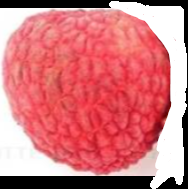
#> input picture Image_test/1.png, 188 x 189 px, given as the content of the folder ./Image_data/, which was not available
$ python TrichRut_LuuTru.py
#> lines starting #> are read from the running program, lines starting #| are printed output that depends on the picture; pictures that were not available may be replaced by others from this repository, and a replacement may not be noted
### extract_features.py
import numpy as np
from PIL import Image
from skimage.feature import local_binary_pattern, graycomatrix, graycoprops, hog
from skimage.filters import gabor
from sklearn.preprocessing import normalize
import cv2
import math

# ========== Đặc trưng HSV ==========
# Chuyển RGB sang HSV dùng hàm thủ công
def rgb_to_hsv(pixel):
    r, g, b = pixel
    r, g, b = r / 255.0, g / 255.0, b / 255.0
    v = max(r, g, b)
    delta = v - min(r, g, b)

    if delta == 0:
        h = 0
        s = 0
    else:
        s = delta / v
        if r == v:
            h = (g - b) / delta
        elif g == v:
            h = 2 + (b - r) / delta
        else:
            h = 4 + (r - g) / delta
        h = (h / 6) % 1.0

    return [int(h * 180), int(s * 255), int(v * 255)]

def covert_image_rgb_to_hsv(img):
    hsv_image = []
    for i in img:
        hsv_row = []
        for j in i:
            hsv_row.append(rgb_to_hsv(j))
        hsv_image.append(hsv_row)
    return np.array(hsv_image)

def my_calcHist(image, channels, histSize, ranges):
    hist = np.zeros(histSize, dtype=np.int64)
    for i in range(image.shape[0]):
        for j in range(image.shape[1]):
            bin_vals = [image[i, j, c] for c in channels]
            bin_idxs = [
                (bin_vals[c] - ranges[c][0]) * histSize[c] //
                (ranges[c][1] - ranges[c][0])
                for c in range(len(channels))
            ]
            # Đảm bảo không vượt quá chỉ số
            bin_idxs = [min(idx, histSize[i] - 1) for i, idx in enumerate(bin_idxs)]
            hist[tuple(bin_idxs)] += 1
    return hist

def extract_hsv_features(image):
    # Chuyển đổi ảnh từ BGR (OpenCV) sang RGB
    image_rgb = cv2.cvtColor(image, cv2.COLOR_BGR2RGB)

    hsv_image = covert_image_rgb_to_hsv(image_rgb)
    channels = [0, 1, 2]
    histSize = [12, 12, 3]
    ranges = [(0, 180), (0, 256), (0, 256)]

    histogram = my_calcHist(hsv_image, channels, histSize, ranges)
    hist_flat = histogram.flatten().astype("float")
    hist_flat /= (hist_flat.sum() + 1e-7)  # Chuẩn hóa
    return hist_flat

# ========== Đặc trưng Histogram theo vùng ==========
def extract_color_histogram(image, bins=256, regions=4):
    """
    Trích xuất histogram theo vùng từ ảnh HSV.
    - image: Ảnh đầu vào (NumPy array, RGB).
    - bins: Số lượng bins cho mỗi histogram.
    - regions: Số vùng chia theo chiều ngang và dọc (regions x regions).
    """
    # Chuyển đổi ảnh từ BGR (OpenCV) sang RGB
    image_rgb = cv2.cvtColor(image, cv2.COLOR_BGR2RGB)

    hsv_image = covert_image_rgb_to_hsv(image_rgb)
    height, width, _ = hsv_image.shape
    region_height = height // regions
    region_width = width // regions

    feature_vector = []

    # Duyệt qua từng vùng
    for i in range(regions):
        for j in range(regions):
            # Xác định tọa độ vùng
            start_y = i * region_height
            end_y = (i + 1) * region_height
            start_x = j * region_width
            end_x = (j + 1) * region_width

            # Cắt vùng từ ảnh HSV
            region = hsv_image[start_y:end_y, start_x:end_x]


            channels = [0, 1, 2]
            histSize = [12, 12, 3]
            ranges = [(0, 180), (0, 256), (0, 256)]

            def my_calcHist(image, channels, histSize, ranges):
                hist = np.zeros(histSize, dtype=np.int64)
                for i in range(image.shape[0]):
                    for j in range(image.shape[1]):
                        bin_vals = [image[i, j, c] for c in channels]
                        bin_idxs = [
                            (bin_vals[c] - ranges[c][0]) * histSize[c] //
                            (ranges[c][1] - ranges[c][0])
                            for c in range(len(channels))
                        ]
                        # Đảm bảo không vượt quá chỉ số
                        bin_idxs = [min(idx, histSize[i] - 1) for i, idx in enumerate(bin_idxs)]
                        hist[tuple(bin_idxs)] += 1
                return hist

            histogram = my_calcHist(region, channels, histSize, ranges)
            hist_flat = histogram.flatten().astype("float")
            hist_flat /= (hist_flat.sum() + 1e-7)  # Chuẩn hóa

            # Kết hợp histogram của vùng vào vector đặc trưng
            feature_vector.extend(histogram)


    return np.array(feature_vector)

# ========== Đặc trưng LBP ==========
# ========== Tham số và hàm LBP ==========
LBP_RADIUS = 1
LBP_POINTS = 8 * LBP_RADIUS
class LBP(object):
    def __init__(self, radius=1, npoints=8, counter_clockwise=True, interpolation="bilinear"):
        self.radius = radius
        self.npoints = npoints
        self.interpolation = interpolation
        self.counter_clockwise= counter_clockwise
        assert self.radius > 0 and self.npoints > 0
        assert interpolation in ("bilinear", "nearest")
        self.get_pixel_func = self._get_pixel_nearest if self.interpolation == "nearest" else self._get_pixel_bilinear

        start_angle_radian = 0
        angle_radian = 2*math.pi/npoints
        circle_direction = 1 if counter_clockwise else -1
        neighbor_positions = []
        for pos in range(self.npoints):
            delta_x = math.cos(start_angle_radian+circle_direction*pos*angle_radian) * self.radius
            delta_y = -(math.sin(start_angle_radian+circle_direction*pos*angle_radian) * self.radius)
            neighbor_positions.append((delta_x, delta_y))
        neighbor_positions.reverse()
        self.neighbor_positions = neighbor_positions
        assert len(self.neighbor_positions) == npoints
        pass

    # [7 lines left out: function _get_pixel_nearest, not called in this run]

    def _get_pixel_bilinear(self, image, x, y, w, h):
        xmin, xmax = math.floor(x), math.ceil(x)
        ymin, ymax = math.floor(y), math.ceil(y)

        intensity_top_left = 0 if xmin<0 or ymin<0 or xmin>=w or ymin>=h else image[ymin, xmin]
        intensity_top_right = 0 if xmax<0 or ymin<0 or xmax>=w or ymin>=h else image[ymin, xmax]
        intensity_bottom_left = 0 if xmin<0 or ymax<0 or xmin>=w or ymax>=h else image[ymax, xmin]
        intensity_bottom_right = 0 if xmax<0 or ymax<0 or xmax>=w or ymax>=h else image[ymax, xmax]

        weight_x = x - xmin
        weight_y = y - ymin

        intensity_at_top = (1-weight_x) * intensity_top_left + weight_x * intensity_top_right
        intensity_at_bottom= (1-weight_x) * intensity_bottom_left + weight_x * intensity_bottom_right

        final_intensity = (1-weight_y) * intensity_at_top + weight_y * intensity_at_bottom
        return final_intensity

    def __call__(self, image):
        assert len(image.shape) == 2
        h, w = image.shape
        result = np.zeros([h, w])
        for y in range(h):
            for x in range(w):
                center_intensity = image[y, x]
                binary_vector = [0] * self.npoints
                for npos in range(self.npoints):
                    new_x = x + self.neighbor_positions[npos][0]
                    new_y = y + self.neighbor_positions[npos][1]

                    neighbor_intensity = self.get_pixel_func(image, new_x, new_y, w, h)

                    if center_intensity <= neighbor_intensity:
                        binary_vector[npos] = 1
                binary_str = "".join([str(e) for e in binary_vector]) # '00001001'
                decimal_value = int(binary_str, 2) # convert binary string to decimal
                result[y, x] = decimal_value
        return result

# spatial_hist
def lbp_spatial_histogram(lbp_image, grid_x=4, grid_y=4, npoints=8):
    h, w = lbp_image.shape
    num_bins = 2 ** npoints
    hist_vector = []
    step_x = w // grid_x
    step_y = h // grid_y
    for i in range(grid_y):
        for j in range(grid_x):
            x_start = j * step_x
            y_start = i * step_y
            x_end = x_start + step_x
            y_end = y_start + step_y
            cell = lbp_image[y_start:y_end, x_start:x_end]
            hist, _ = np.histogram(cell.ravel(), bins=num_bins, range=(0, num_bins))
            hist = hist.astype("float")
            hist /= (hist.sum() + 1e-6)
            hist_vector.extend(hist)
    return np.array(hist_vector)

# global_hist
def lbp_to_feature_vector(lbp_image, npoints=8):
    num_bins = 2 ** npoints
    hist, _ = np.histogram(lbp_image.ravel(), bins=num_bins, range=(0, num_bins))

    hist = hist.astype("float")
    hist /= (hist.sum() + 1e-6)
    return hist

def extract_lbp_features(image, grid_x=4, grid_y=4, npoints=8):
    gray = cv2.cvtColor(image, cv2.COLOR_BGR2GRAY)

    # Dùng thư viện
    # lbp_result = local_binary_pattern(gray, LBP_POINTS, LBP_RADIUS, method="default")

    # Code chay
    lbp = LBP()
    lbp_result = lbp(gray)

    if grid_x == 1 and grid_x == 1:
        feature_vector = lbp_to_feature_vector(lbp_result, npoints=npoints)
    else:
        feature_vector = lbp_spatial_histogram(lbp_result, grid_x=grid_x, grid_y=grid_y, npoints=npoints)
    return feature_vector

# # ========== Tổng hợp đặc trưng ==========

def extract_features(image):
    image = cv2.resize(image, (100, 100))

    hsv = normalize(extract_hsv_features(image).reshape(1, -1))[0]
    spatial_hsv = normalize(extract_color_histogram(image).reshape(1, -1))[0]
    lbp = normalize(extract_lbp_features(image, grid_x=1, grid_y=1, npoints=8).reshape(1, -1))[0]
    spatial_lbp = normalize(extract_lbp_features(image, grid_x=4, grid_y=4, npoints=8).reshape(1, -1))[0]

    # return np.concatenate([hsv, spatial_hsv, lbp, spatial_lbp])
    return hsv, spatial_hsv, lbp, spatial_lbp


# [11 lines left out: function main, not called in this run]

# [2 lines that do not run on import are left out]

### TrichRut_LuuTru.py
import os
import cv2
import numpy as np
from PIL import Image
from skimage.feature import local_binary_pattern, graycomatrix, graycoprops
from skimage.filters import gabor
import sqlite3
import pickle
from extract_features import extract_features

# ========== Lưu vào SQLite ==========
def insert_image(image_path, hsv, spatial_hsv, lbp, spatial_lbp):
    if not os.path.exists("database"):
        os.makedirs("database")
    conn = sqlite3.connect("database/image_database.db")
    cursor = conn.cursor()

    cursor.execute("""
        CREATE TABLE IF NOT EXISTS images (
            id INTEGER PRIMARY KEY AUTOINCREMENT,
            path TEXT,
            hsv_feature BLOB,
            spatial_hsv_feature BLOB,
            lbp_feature BLOB,
            spatial_lbp_feature BLOB
        )
    """)

    cursor.execute("""
        INSERT INTO images (path, hsv_feature, spatial_hsv_feature, lbp_feature, spatial_lbp_feature)
        VALUES (?, ?, ?, ?, ?)
    """, (
        image_path,
        pickle.dumps(hsv),
        pickle.dumps(spatial_hsv),
        pickle.dumps(lbp),
        pickle.dumps(spatial_lbp)
    ))
    conn.commit()
    conn.close()

# ========== Xử lý toàn bộ thư mục ảnh ==========
image_folder = "./Image_data/"
image_files = [f for f in os.listdir(image_folder) if f.lower().endswith((".jpg", ".png", ".jpeg"))]

for img_file in image_files:
    img_path = os.path.join(image_folder, img_file)
    image = cv2.imread(img_path)
#> image is the input picture: shape (189, 188, 3); mean B, G, R 124.9, 119.9, 210.3
    hsv, spatial_hsv, lbp, spatial_lbp = extract_features(image)
#> in extract_features, `image = cv2.resize(image, (100, 100))`:
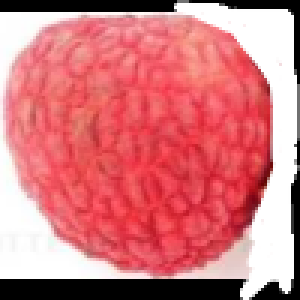
#> image: shape (100, 100, 3) (shown 3 times larger); mean of channels 0, 1, 2 125, 120, 210.5; drawn as B, G, R
#> the loop in covert_image_rgb_to_hsv, `for i in img:` made 100 passes
#> in covert_image_rgb_to_hsv, `return np.array(hsv_image)`:
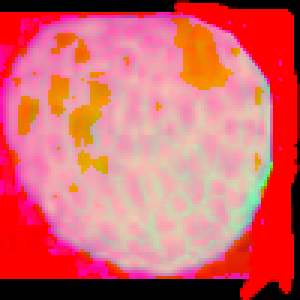
#> returned value: shape (100, 100, 3) int64 (shown 3 times larger); mean of channels 0, 1, 2 104.5, 100.8, 210.5; drawn as B, G, R
#> the loop in covert_image_rgb_to_hsv (call 2), `for i in img:` made 100 passes
#> after the loop in extract_color_histogram, `for i in range(regions):`:
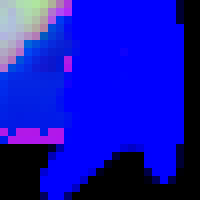
#> region: shape (25, 25, 3) int64 (shown 8 times larger); mean R, G, B 17.5, 18.2, 184.4
#> in extract_lbp_features, `gray = cv2.cvtColor(image, cv2.COLOR_BGR2GRAY)`:
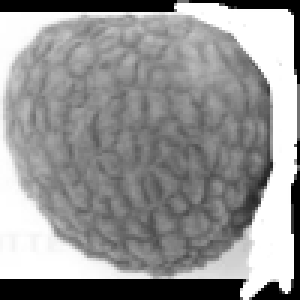
#> gray: shape (100, 100) (shown 3 times larger); min 0, max 255, mean 147.6
#> after the loop in __call__, `for y in range(h):`:
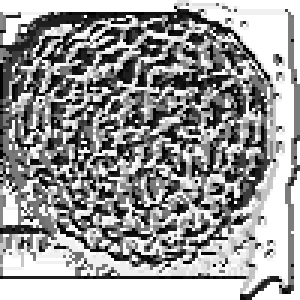
#> result: shape (100, 100) float64 (shown 3 times larger); min 0, max 255, mean 153.1
    insert_image(img_path, hsv, spatial_hsv, lbp, spatial_lbp)
    print(f"✅ Đã lưu đặc trưng của ảnh {img_file} vào database.")

print("🎉 Hoàn tất lưu trữ đặc trưng tất cả ảnh.")

$ run again, on Image_test/Buoi-dien-canh-trung-Tet-1Kg-qua.png
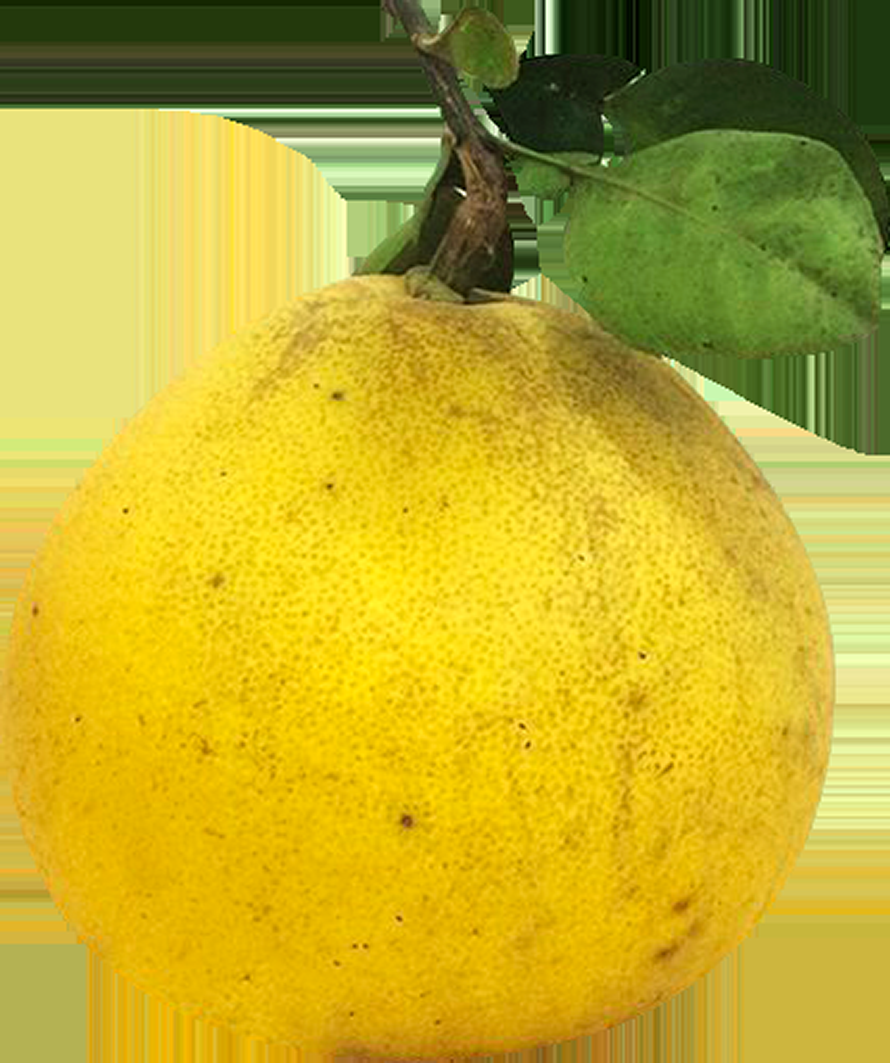
#> input picture Image_test/Buoi-dien-canh-trung-Tet-1Kg-qua.png, 890 x 1063 px, given as the content of the folder ./Image_data/, which was not available
#> image is the input picture: shape (1063, 890, 3); mean B, G, R 42.9, 171.1, 189.7
#> in extract_features, `image = cv2.resize(image, (100, 100))`:
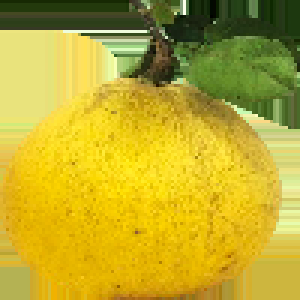
#> image: shape (100, 100, 3) (shown 3 times larger); mean of channels 0, 1, 2 43.2, 171.2, 189.9; drawn as B, G, R
#> the loop in covert_image_rgb_to_hsv, `for i in img:` made 100 passes
#> the loop in covert_image_rgb_to_hsv (call 2), `for i in img:` made 100 passes
#> after the loop in __call__, `for y in range(h):`:
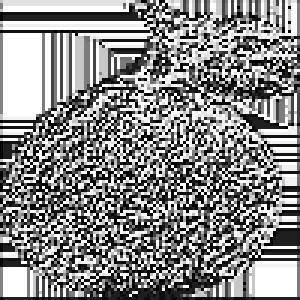
#> result: shape (100, 100) float64 (shown 3 times larger); min 0, max 255, mean 136.5

$ run again, on Image_test/Khothietke.net-PNG-02439.png
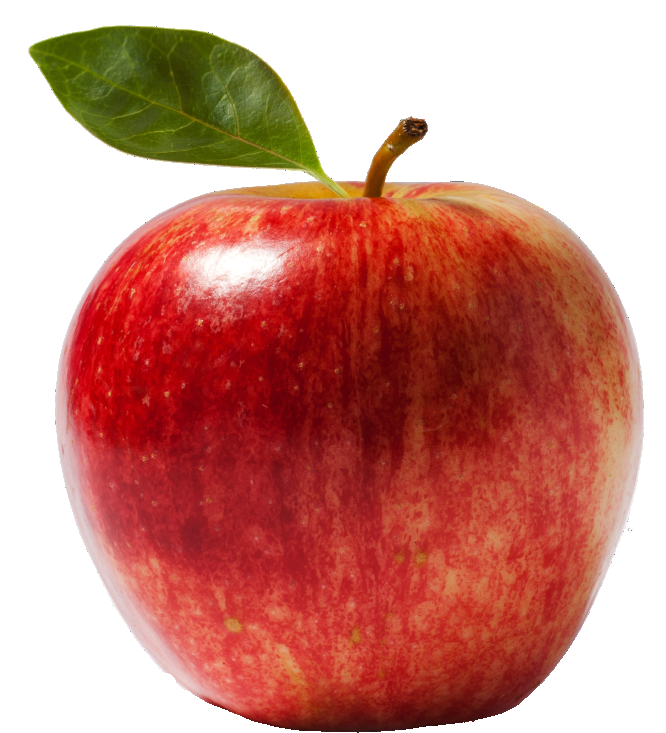
#> input picture Image_test/Khothietke.net-PNG-02439.png, 666 x 733 px, given as the content of the folder ./Image_data/, which was not available
#> image is the input picture: shape (733, 666, 3); mean B, G, R 127.4, 138.1, 202.1
#> in extract_features, `image = cv2.resize(image, (100, 100))`:
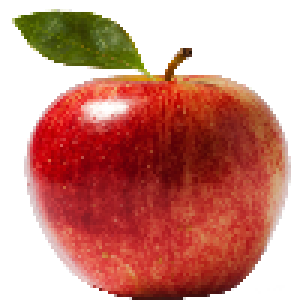
#> image: shape (100, 100, 3) (shown 3 times larger); mean of channels 0, 1, 2 127.3, 138.1, 202; drawn as B, G, R
#> the loop in covert_image_rgb_to_hsv, `for i in img:` made 100 passes
#> the loop in covert_image_rgb_to_hsv (call 2), `for i in img:` made 100 passes
#> after the loop in __call__, `for y in range(h):`:
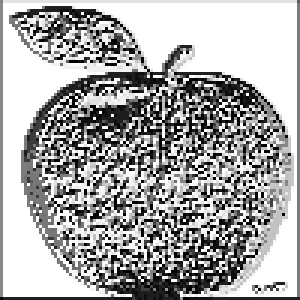
#> result: shape (100, 100) float64 (shown 3 times larger); min 0, max 255, mean 168.6
